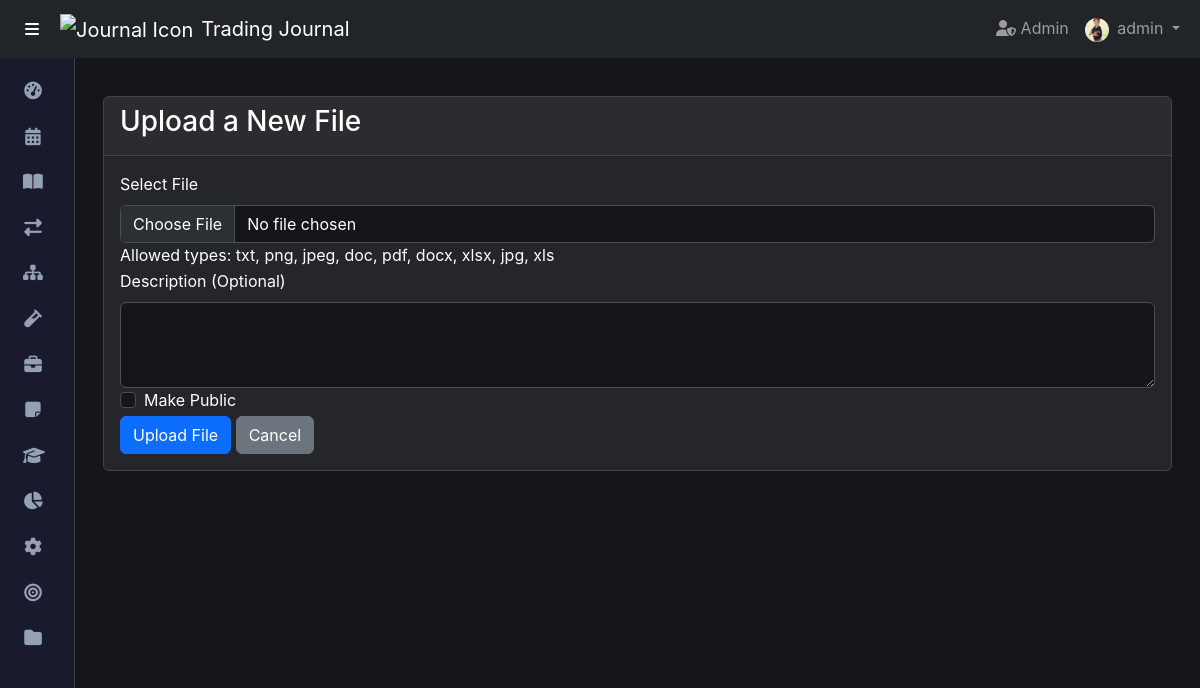
Screenshot of /files/upload (signed in) with the database file from the repository.
### app/models.py (models this page shows, shortened)
class User(db.Model, UserMixin):
    __tablename__ = 'user'
    id = db.Column(db.Integer, primary_key=True)
    username = db.Column(db.String(80), unique=True, nullable=False, index=True)
    email = db.Column(db.String(120), unique=True, nullable=False, index=True)
    password_hash = db.Column(db.String(256), nullable=False)
    name = db.Column(db.String(100), nullable=True)
    role = db.Column(db.Enum(UserRole), nullable=False, default=UserRole.USER)
    created_at = db.Column(db.DateTime, nullable=False, default=datetime.utcnow)
    updated_at = db.Column(db.DateTime, nullable=True, onupdate=datetime.utcnow)
    last_login = db.Column(db.DateTime, nullable=True)
    is_active = db.Column(db.Boolean, nullable=False, default=True)
    profile_picture = db.Column(db.String(200), nullable=True) # Path relative to static/profile_pics
    bio = db.Column(db.Text, nullable=True)
    is_email_verified = db.Column(db.Boolean, nullable=False, server_default='0') # Use server_default for new DBs
    activities = db.relationship('Activity', backref='user', lazy='dynamic', cascade='all, delete-orphan')
    files = db.relationship('File', backref='user', lazy='dynamic', cascade='all, delete-orphan')
    settings = db.relationship('Settings', backref='user', uselist=False, cascade='all, delete-orphan')
    api_keys = db.relationship('ApiKey', backref='user', lazy='dynamic', cascade='all, delete-orphan')
    trading_models = db.relationship('TradingModel', backref='user', lazy='dynamic')
    trades = db.relationship('Trade', backref='user', lazy='dynamic')
    daily_journals = db.relationship('DailyJournal', backref='user', lazy='dynamic')
    weekly_journals = db.relationship('WeeklyJournal', backref='user', lazy='dynamic')
    monthly_journals = db.relationship('MonthlyJournal', backref='user', lazy='dynamic')
    quarterly_journals = db.relationship('QuarterlyJournal', backref='user', lazy='dynamic')
    yearly_journals = db.relationship('YearlyJournal', backref='user', lazy='dynamic')
    def is_admin(self): return self.role == UserRole.ADMIN

### app/blueprints/files_bp.py (the view, shortened to what this page needs)
@files_bp.route('/upload', methods=['GET', 'POST'])
@login_required
def user_upload_file():
    form = FileUploadForm()
    return render_template('upload_file.html', title='Upload File', form=form)

### app/forms.py
class FileUploadForm(FlaskForm):
    file = FileField('Select File', validators=[DataRequired(),
                                                FileAllowed(
                                                    ['pdf', 'png', 'jpg', 'jpeg', 'doc', 'docx', 'xls', 'xlsx', 'txt',
                                                     'csv'],
                                                    'Allowed file types: pdf, png, jpg, jpeg, doc, docx, xls, xlsx, txt, csv')
                                                ])
    description = TextAreaField('Description (Optional)', validators=[Optional(), Length(max=500)])
    is_public = BooleanField('Make Public', default=False)
    submit = SubmitField('Upload File')

### app/templates/files/upload_file.html (shortened to what this page needs)
{% extends "base.html" %}
{% block content %}
<div class="upload-container">
    <div class="card">
        <div class="card-header">
            <h3>Upload a New File</h3>
        </div>
        <div class="card-body">
            {% if form %}
            <form method="POST" enctype="multipart/form-data" class="upload-form" novalidate>
                <div class="form-group">
                    {{ form.file.label(class="form-label") if form.file.label else "<label for='file'>Select File</label>"|safe }}
                    {{ form.file(class="form-control" + (" is-invalid" if form.file.errors else "")) }}
                    <div class="form-help">
                        Allowed types: {{ config.get('ALLOWED_EXTENSIONS', [])|join(', ') }}
                    </div>
                </div>
                <div class="form-group">
                    {{ form.description.label(class="form-label") if form.description.label else "<label for='description'>Description (optional)</label>"|safe }}
                    {{ form.description(class="form-control" + (" is-invalid" if form.description.errors else ""), rows=3) }}
                </div>
                {% if form.is_public %}
                <div class="form-group form-check">
                    {{ form.is_public(class="form-check-input") }}
                    {{ form.is_public.label(class="form-check-label") if form.is_public.label else "<label for='is_public'>Make this file visible to other users</label>"|safe }}
                </div>
                {% endif %}
                <div class="form-actions">
                    {{ form.submit(class="btn btn-primary") if form.submit else "<button type='submit' class='btn btn-primary'>Upload</button>"|safe }}
                    <a href="{{ url_for('files.user_my_files') }}" class="btn btn-secondary">Cancel</a>
                </div>
            </form>
            {% else %}
            <p>Error: Upload form could not be loaded. Please contact support.</p>
            <p><a href="{{ url_for('files.user_my_files') }}" class="btn btn-secondary">Back to My Files</a></p>
            {% endif %}
        </div>
    </div>
</div>
{% endblock %}

### app/templates/base.html (shortened to what this page needs)
<!DOCTYPE html>
<html lang="en" data-bs-theme="{{ theme if theme else 'dark' }}">
<head>
    <link href="https://cdn.jsdelivr.net/npm/bootstrap@5.3.2/dist/css/bootstrap.min.css" rel="stylesheet">
    <link rel="stylesheet" href="https://cdnjs.cloudflare.com/ajax/libs/font-awesome/6.5.2/css/all.min.css" />
    <link rel="stylesheet" href="{{ url_for('static', filename='css/style.css') }}">
</head>
<body class="d-flex flex-column min-vh-100">
    <nav class="navbar navbar-expand-lg navbar-dark bg-dark fixed-top">
        <div class="container-fluid">
            {% if current_user.is_authenticated %}
            <button class="btn btn-dark me-2" type="button" id="menuToggle" title="Toggle Sidebar">
                <i class="fas fa-bars"></i>
            </button>
            {% endif %}
            <a class="navbar-brand d-flex align-items-center" href="{{ url_for('main.index') }}">
                <img src="{{ url_for('static', filename='images/icon.png') }}" alt="Journal Icon"
                     class="navbar-brand-icon me-2">
                Trading Journal
            </a>
            <div class="collapse navbar-collapse" id="topNavbarContent">
                <ul class="navbar-nav ms-auto">
                    {% if current_user.is_authenticated %}
                        {% if current_user.is_admin() %}
                        <li class="nav-item">
                            <a class="nav-link {% if request.blueprint == 'admin' %}active{% endif %}" href="{{ url_for('admin.show_admin_dashboard') }}" title="Admin Panel">
                                <i class="fas fa-user-shield"></i> <span class="d-none d-md-inline">Admin</span>
                            </a>
                        </li>
                        {% endif %}
                        <li class="nav-item dropdown">
                            <a class="nav-link dropdown-toggle " href="#" id="navbarUserDropdownTopRight" role="button" data-bs-toggle="dropdown" aria-expanded="false">
                                {% if current_user.profile_picture and current_user.profile_picture != 'default.jpg' %}
                                    <img src="{{ url_for('static', filename=config.get('PROFILE_PICS_FOLDER_REL', 'profile_pics') + '/' + current_user.profile_picture) }}?v={{ range(1,100000)|random }}" alt="User Avatar" class="rounded-circle me-1" style="width: 24px; height: 24px; object-fit: cover;">
                                {% else %}
                                     <i class="fas fa-user-circle fa-lg me-1"></i>
                                {% endif %}
                                <span class="d-none d-md-inline">{{ current_user.username if current_user.username else 'User' }}</span>
                            </a>
                        </li>
                    {% endif %}
                </ul>
            </div>
        </div>
    </nav>
    <div class="app-body-container d-flex flex-grow-1">
        {% if current_user.is_authenticated %}
        <aside class="sidebar sidebar-initializing">
            <nav class="sidebar-nav flex-grow-1">
                <ul>
                    <li><a href="{{ url_for('main.index') }}" class="{{ 'active' if request.endpoint == 'main.index' else '' }}"><i class="fas fa-tachometer-alt icon"></i><span class="label">Dashboard</span></a></li>
                    <li class="has-submenu">
                        <a href="#"><i class="fas fa-calendar-alt icon"></i><span class="label">Calendar</span><span class="arrow"></span></a>
                    </li>
                    <li class="has-submenu">
                        <a href="#"><i class="fas fa-book-open icon"></i><span class="label">Journal</span><span class="arrow"></span></a>
                    </li>
                    <li><a href="{{ url_for('trades.view_trades_list') }}" class="{{ 'active' if request.blueprint == 'trades' else '' }}"><i class="fas fa-exchange-alt icon"></i><span class="label">Trades</span></a></li>
                    <li><a href="{{ url_for('trading_models.view_trading_models_list') }}" class="{{ 'active' if request.blueprint == 'trading_models' else '' }}"><i class="fas fa-sitemap icon"></i><span class="label">Trade Models</span></a></li>
                    <li><a href="#"><i class="fas fa-vial icon"></i><span class="label">Backtesting (Soon)</span></a></li>
                    <li class="has-submenu">
                        <a href="#"><i class="fas fa-briefcase icon"></i><span class="label">Business Plan</span><span class="arrow"></span></a>
                    </li>
                    <li><a href="#"><i class="fas fa-sticky-note icon"></i><span class="label">Notes (Soon)</span></a></li>
                    <li><a href="#"><i class="fas fa-graduation-cap icon"></i><span class="label">Continuing Ed (Soon)</span></a></li>
                    <li class="has-submenu">
                        <a href="#"><i class="fas fa-chart-pie icon"></i><span class="label">Statistics & Charts</span><span class="arrow"></span></a>
                    </li>
                    <li><a href="{{ url_for('settings.view_settings') }}" class="{{ 'active' if request.blueprint == 'settings' else '' }}"><i class="fas fa-cog icon"></i><span class="label">Settings</span></a></li>
                    <li><a href="#"><i class="fas fa-bullseye icon"></i><span class="label">Goals (Soon)</span></a></li>
                    <li><a href="{{ url_for('files.user_my_files') }}" class="{{ 'active' if request.blueprint == 'files' and request.endpoint == 'files.user_my_files' else '' }}"><i class="fas fa-folder icon"></i><span class="label">My Files</span></a></li>
                </ul>
            </nav>
        </aside>
        {% endif %}
        <main class="main-content flex-grow-1">
             <div class="container-fluid content-wrapper py-4">
                {% block content %}{% endblock %}
            </div>
        </main>
    </div>
</body>
</html>

### app/static/css/style.css (style rules this page uses)
body { font-family: -apple-system, BlinkMacSystemFont, "Segoe UI", Roboto, "Helvetica Neue", Arial, sans-serif; margin: 0; padding: 0; line-height: 1.6; color: var(--text-color); background-color: var(--main-bg); padding-top: 56px; transition: background-color 0.3s ease, color 0.3s ease; }
a { color: var(--primary-color); text-decoration: none; }
:root, html[data-bs-theme="dark"] { --primary-color: #7f5af0; --primary-light: #9d8bf5; --secondary-color: #2cb67d; --main-bg: #16161a; --content-bg: #242629; --sidebar-bg: #1a1a2e; --text-color: #fffffe; --text-secondary: #94a1b2; --border-color: #43454b; --bs-body-color: var(--text-color); --bs-body-bg: var(--main-bg); }
.navbar-brand-icon { height: 30px; width: auto; object-fit: contain; }
.app-body-container { display: flex; flex-grow: 1; position: relative; }
.sidebar { width: 75px; background-color: var(--sidebar-bg); color: var(--text-secondary); display: flex; flex-direction: column; position: fixed; top: 56px; left: 0; height: calc(100vh - 56px); z-index: 1020; border-right: 1px solid var(--border-color); overflow-x: hidden; overflow-y: auto; transition: width 0.3s ease-in-out, transform 0.3s ease-in-out, opacity 0.1s ease-in-out; transform: translateX(0); opacity: 1; visibility: visible; }
.sidebar.desktop-icon-only .sidebar-nav li a { justify-content: center; }
.sidebar.desktop-icon-only .sidebar-nav li a .icon { margin-right: 0; }
.sidebar-nav { overflow-y: auto; flex-grow: 1; margin-top: 0; padding-top: 0.75rem; }
.sidebar-nav ul { list-style: none; padding: 0; margin: 0; }
.sidebar-nav li a { display: flex; align-items: center; padding: 10px 20px; color: var(--text-secondary); text-decoration: none; transition: background-color 0.2s ease, color 0.2s ease, padding 0.3s ease, justify-content 0.3s ease; border-left: 3px solid transparent; white-space: nowrap; overflow: hidden; }
.sidebar-nav li a .icon { margin-right: 15px; width: 20px; text-align: center; font-size: 1.1em; transition: margin-right 0.3s ease; }
.main-content { flex-grow: 1; transition: margin-left 0.3s ease-in-out; padding: 1rem; }
.main-content.sidebar-desktop-icon-only { margin-left: 75px; }
.card { background-color: var(--content-bg); border: 1px solid var(--border-color); }
.card-header { border-bottom: 1px solid var(--border-color); }

### rows the page displays
User: profile_picture (picture), username "admin"

### other values shown
{{ config.get('ALLOWED_EXTENSIONS', [])|join(', ') }} "txt, png, jpeg, doc, pdf, docx, xlsx, jpg, xls"
